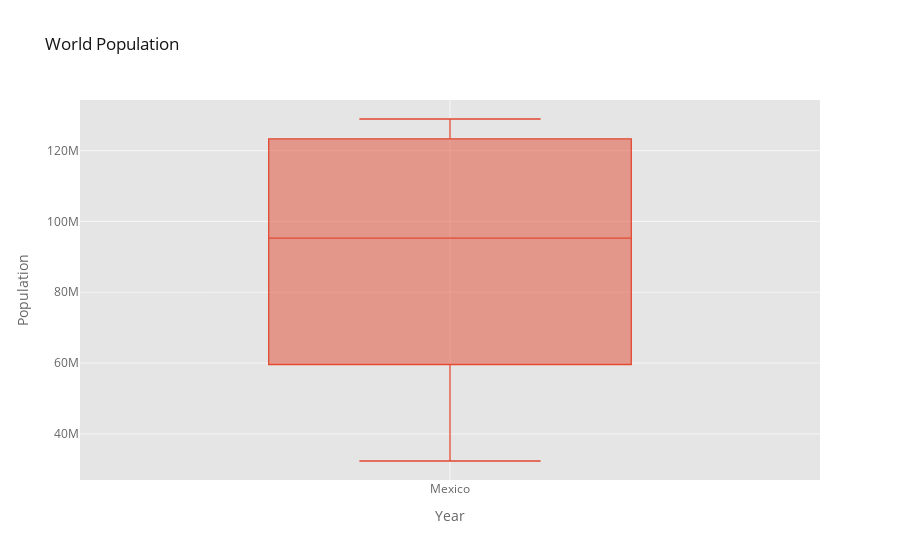

Notebook cell for this chart:
### Markdown cell above
# Gráfico de caja

### Code cell
df['Mexico'].iplot(kind='box', xTitle='Year', yTitle='Population', title='World Population')

### Figure 1 — Plotly figure (JSON) as saved in the notebook; plotly's stock layout.template omitted (floating-point values rounded to 4 significant figures)
{"data": [{"boxpoints": false, "line": {"width": 1.3}, "marker": {"color": "rgba(226, 74, 51, 1.0)"}, "name": "Mexico", "orientation": "v", "type": "box", "y": [32350596, 37771859, 44123853, 51493565, 59607953, 67761372, 75983485, 83943132, 91663285, 98899845, 106005203, 114092963, 121858258, 123333376, 124777324, 126190788, 127575529, 128932753]}], "layout": {"legend": {"bgcolor": "#FFFFFF", "font": {"color": "#666666"}}, "paper_bgcolor": "#FFFFFF", "plot_bgcolor": "#E5E5E5", "title": {"font": {"color": "#151516"}, "text": "World Population"}, "xaxis": {"gridcolor": "#F6F6F6", "showgrid": true, "tickfont": {"color": "#666666"}, "title": {"font": {"color": "#666666"}, "text": "Year"}, "zerolinecolor": "#F6F6F6"}, "yaxis": {"gridcolor": "#F6F6F6", "showgrid": true, "tickfont": {"color": "#666666"}, "title": {"font": {"color": "#666666"}, "text": "Population"}, "zerolinecolor": "#F6F6F6"}}}
